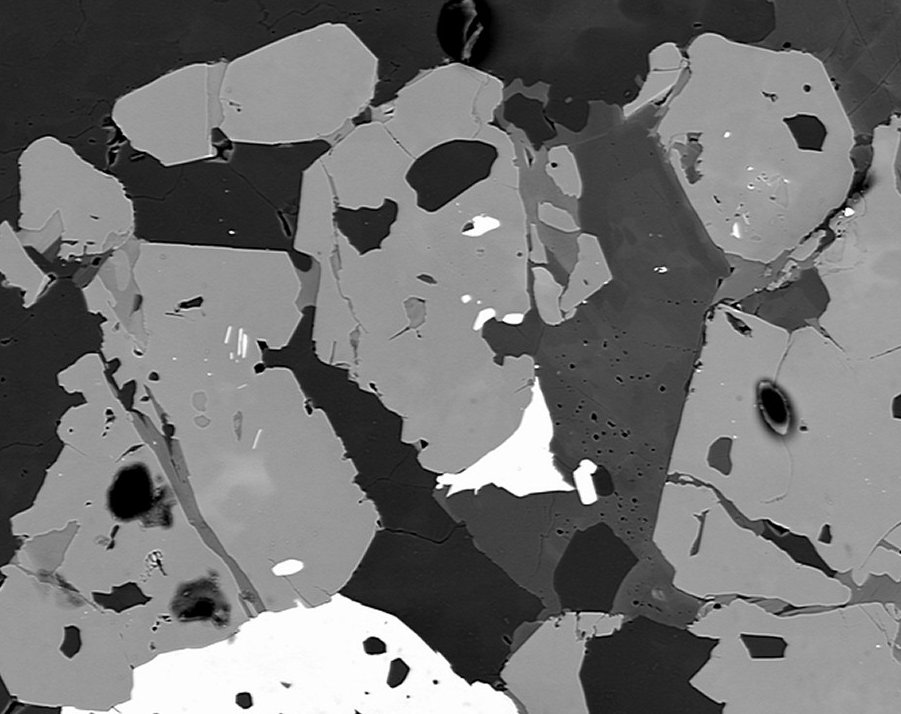
#> input picture python_for_microscopists-master/images/noisy_images/BSE.jpg, 901 x 714 px, found by its file name
$ python 106_image_filters_using_fourier_transform_DFT.py
#> lines starting #> are read from the running program, lines starting #| are printed output that depends on the picture
#!/usr/bin/env python
__author__ = "Sreenivas Bhattiprolu"
__license__ = "Feel free to copy, I appreciate if you acknowledge Python for Microscopists"

# https://youtu.be/Wka_XhcZAcQ

import cv2
from matplotlib import pyplot as plt
import numpy as np


img = cv2.imread('images/BSE.jpg', 0) # load an image
#> img is the input picture: shape (714, 901); min 0, max 255, mean 114.8

#Output is a 2D complex array. 1st channel real and 2nd imaginary
#For fft in opencv input image needs to be converted to float32
dft = cv2.dft(np.float32(img), flags=cv2.DFT_COMPLEX_OUTPUT)

#Rearranges a Fourier transform X by shifting the zero-frequency
#component to the center of the array.
#Otherwise it starts at the tope left corenr of the image (array)
dft_shift = np.fft.fftshift(dft)

##Magnitude of the function is 20.log(abs(f))
#For values that are 0 we may end up with indeterminate values for log.
#So we can add 1 to the array to avoid seeing a warning.
magnitude_spectrum = 20 * np.log(cv2.magnitude(dft_shift[:, :, 0], dft_shift[:, :, 1]))
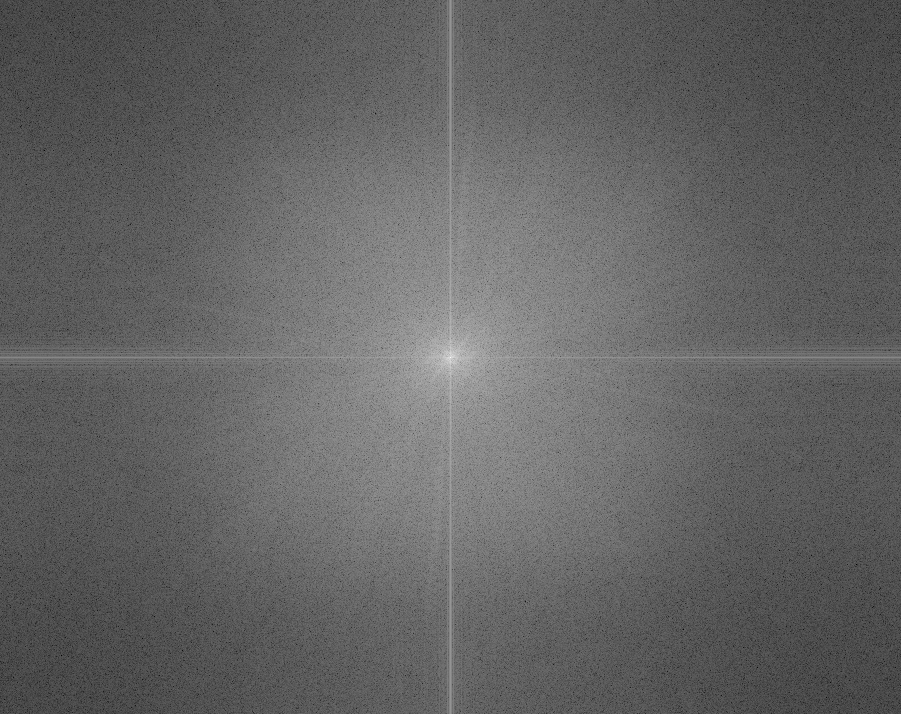
#> magnitude_spectrum: shape (714, 901) float32; min 21.98, max 362.3, mean 155.1; drawn with min black and max white


# Circular HPF mask, center circle is 0, remaining all ones
#Can be used for edge detection because low frequencies at center are blocked
#and only high frequencies are allowed. Edges are high frequency components.
#Amplifies noise.

rows, cols = img.shape
#> rows = 714; cols = 901
crow, ccol = int(rows / 2), int(cols / 2)
#> crow = 357; ccol = 450

mask = np.ones((rows, cols, 2), np.uint8)
r = 80
center = [crow, ccol]
#> center = [357, 450]
x, y = np.ogrid[:rows, :cols]
#> x = 714 values from 0 to 713
mask_area = (x - center[0]) ** 2 + (y - center[1]) ** 2 <= r*r
mask[mask_area] = 0


# Circular LPF mask, center circle is 1, remaining all zeros
# Only allows low frequency components - smooth regions
#Can smooth out noise but blurs edges.
#
"""
rows, cols = img.shape
crow, ccol = int(rows / 2), int(cols / 2)

mask = np.zeros((rows, cols, 2), np.uint8)
r = 100
center = [crow, ccol]
x, y = np.ogrid[:rows, :cols]
mask_area = (x - center[0]) ** 2 + (y - center[1]) ** 2 <= r*r
mask[mask_area] = 1

# Band Pass Filter - Concentric circle mask, only the points living in concentric circle are ones
rows, cols = img.shape
crow, ccol = int(rows / 2), int(cols / 2)

mask = np.zeros((rows, cols, 2), np.uint8)
r_out = 80
r_in = 10
center = [crow, ccol]
x, y = np.ogrid[:rows, :cols]
mask_area = np.logical_and(((x - center[0]) ** 2 + (y - center[1]) ** 2 >= r_in ** 2),
                           ((x - center[0]) ** 2 + (y - center[1]) ** 2 <= r_out ** 2))
mask[mask_area] = 1
"""


# apply mask and inverse DFT
fshift = dft_shift * mask

fshift_mask_mag = 2000 * np.log(cv2.magnitude(fshift[:, :, 0], fshift[:, :, 1]))
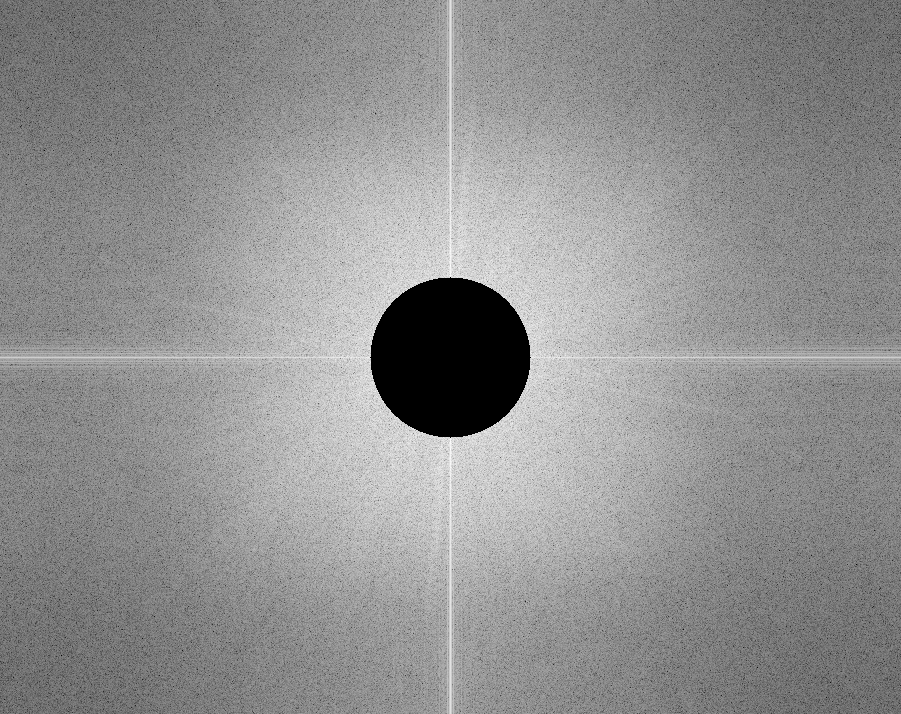
#> fshift_mask_mag: shape (714, 901) float32; 3.12% of the values are NaN or infinite; the others: min 2198.3, max 24534.9, mean 15297.5; drawn with min black, max white, NaN and infinite black

f_ishift = np.fft.ifftshift(fshift)
img_back = cv2.idft(f_ishift)
img_back = cv2.magnitude(img_back[:, :, 0], img_back[:, :, 1])
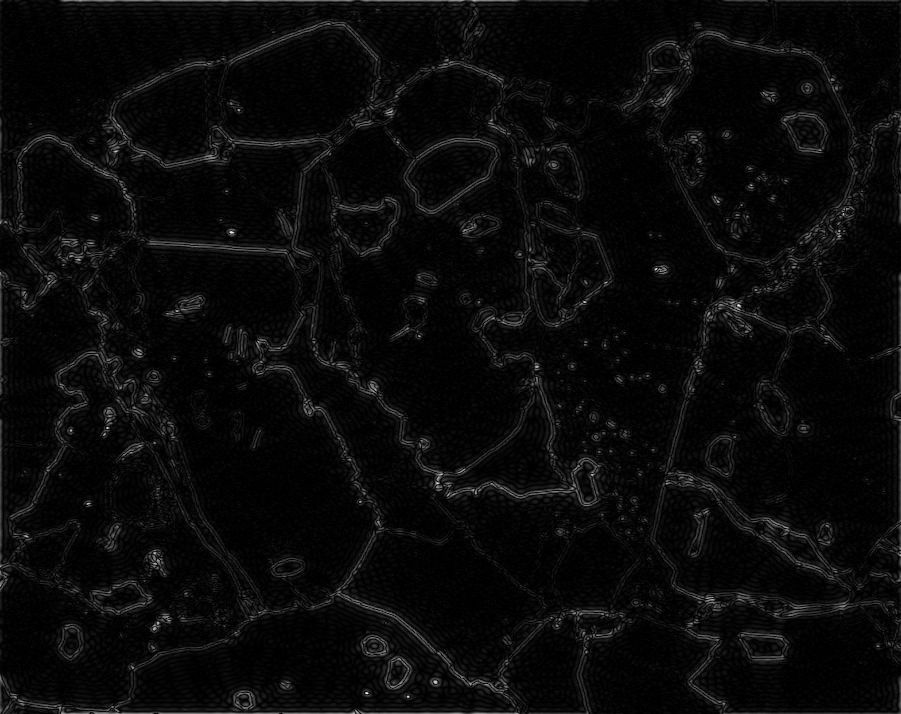
#> img_back: shape (714, 901) float32; min 16.75, max 114860312, mean 4700903.5; drawn with min black and max white


fig = plt.figure(figsize=(12, 12))
ax1 = fig.add_subplot(2,2,1)
ax1.imshow(img, cmap='gray')
ax1.title.set_text('Input Image')
ax2 = fig.add_subplot(2,2,2)
ax2.imshow(magnitude_spectrum, cmap='gray')
ax2.title.set_text('FFT of image')
ax3 = fig.add_subplot(2,2,3)
ax3.imshow(fshift_mask_mag, cmap='gray')
ax3.title.set_text('FFT + Mask')
ax4 = fig.add_subplot(2,2,4)
ax4.imshow(img_back, cmap='gray')
ax4.title.set_text('After inverse FFT')
plt.show()
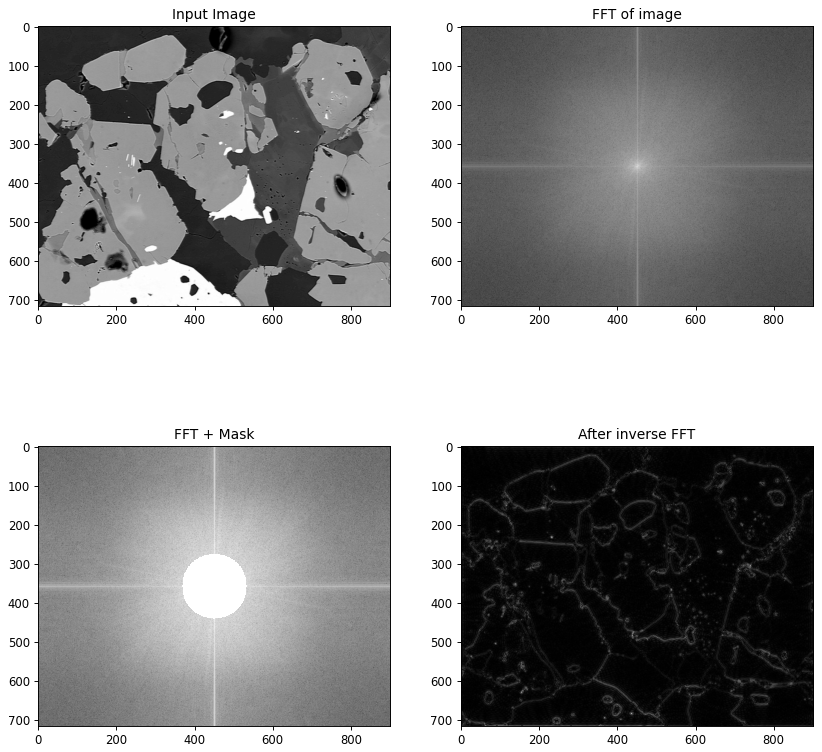
#> figure drawn by matplotlib, 4 panels
